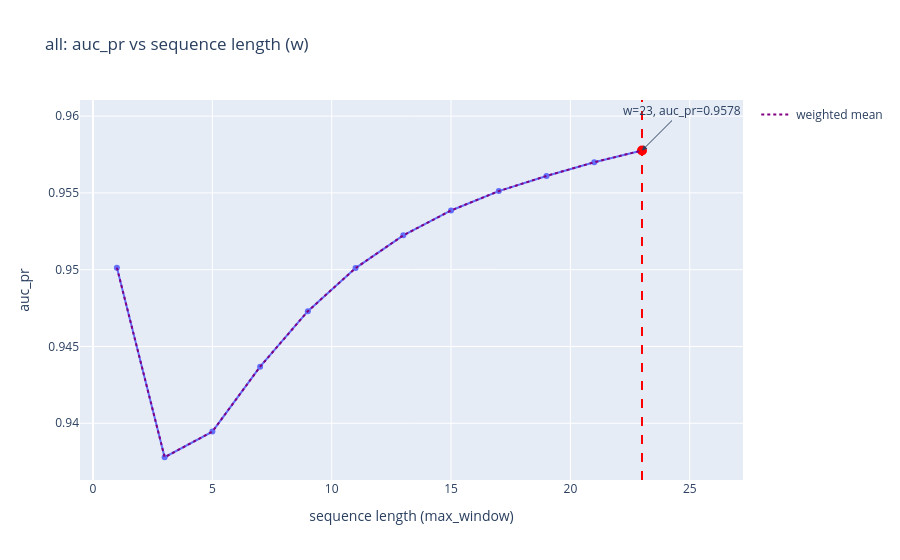
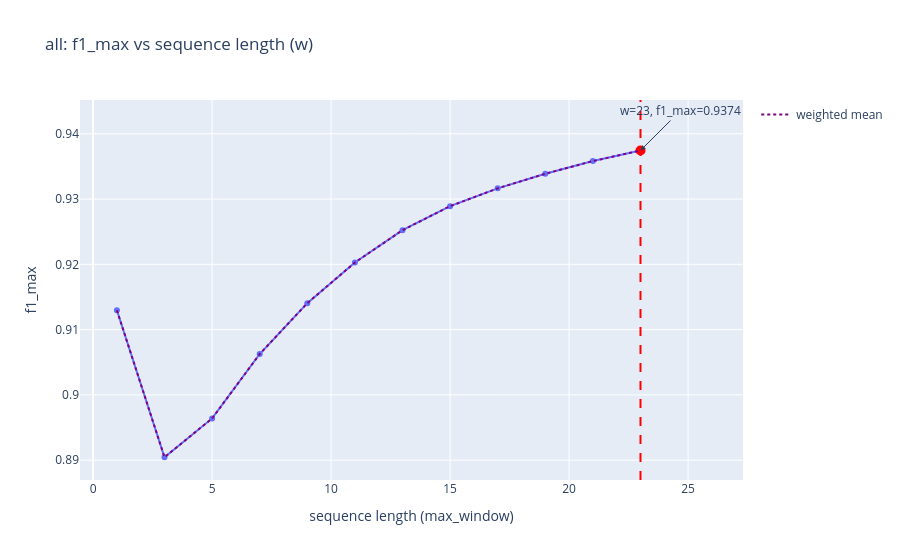
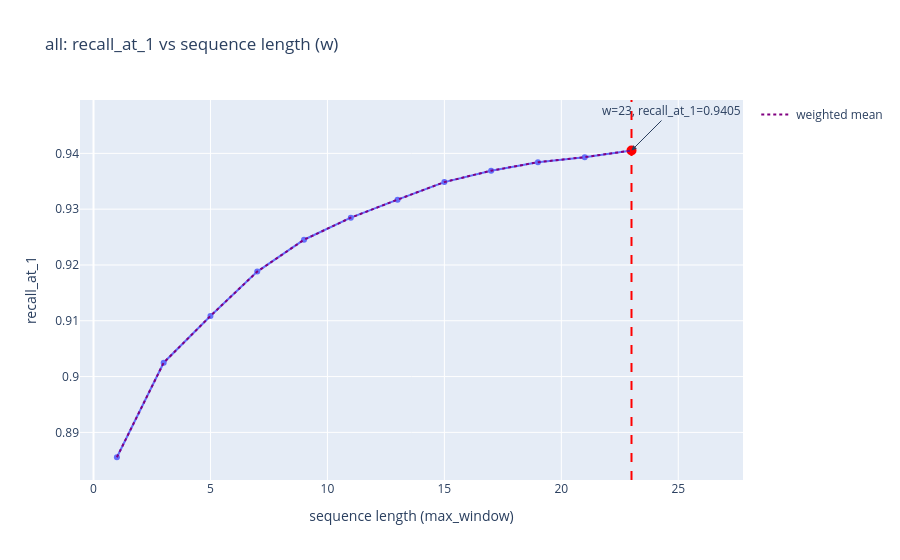
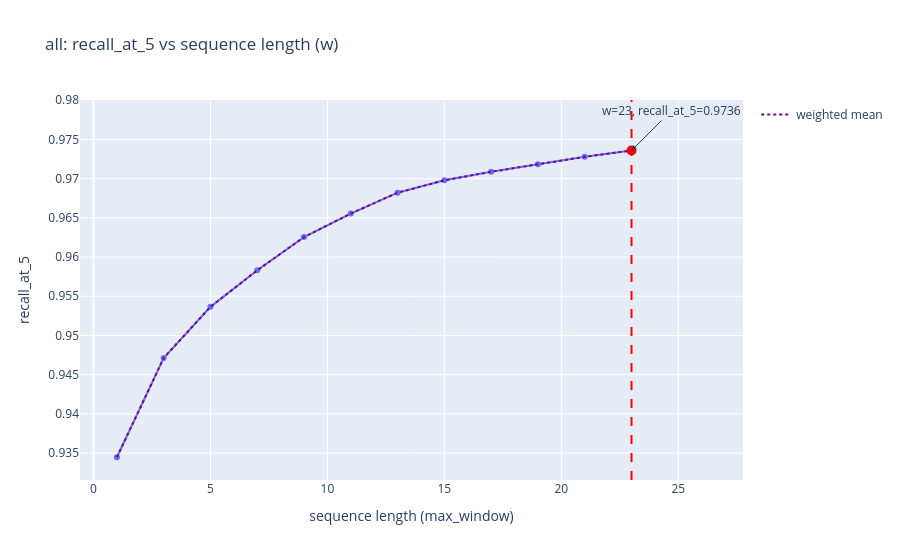

These figures' notebook cell, in order:
### Code cell
plot_metrics_vs_window_with_stats(result_df_global_std, result_df_global_std)

### Figure 1 — Plotly figure (JSON) as saved in the notebook; plotly's stock layout.template omitted (floating-point values rounded to 4 significant figures)
{"data": [{"hovertemplate": "w=%{x}<br>auc_pr=%{y}<extra></extra>", "legendgroup": "", "line": {"color": "#636efa", "dash": "solid"}, "marker": {"symbol": "circle"}, "mode": "lines+markers", "name": "", "orientation": "v", "showlegend": false, "type": "scatter", "x": [1, 3, 5, 7, 9, 11, 13, 15, 17, 19, 21, 23], "xaxis": "x", "y": [0.9501, 0.9378, 0.9395, 0.9437, 0.9473, 0.9501, 0.9522, 0.9539, 0.9551, 0.9561, 0.957, 0.9578], "yaxis": "y"}, {"marker": {"color": "red", "size": 10}, "mode": "markers", "name": "max", "showlegend": false, "type": "scatter", "x": [23], "y": [0.9578]}, {"line": {"color": "purple", "dash": "dot"}, "mode": "lines", "name": "weighted mean", "showlegend": true, "type": "scatter", "x": [1, 3, 5, 7, 9, 11, 13, 15, 17, 19, 21, 23], "y": [0.9501, 0.9378, 0.9395, 0.9437, 0.9473, 0.9501, 0.9522, 0.9539, 0.9551, 0.9561, 0.957, 0.9578]}], "layout": {"annotations": [{"arrowhead": 2, "ax": 40, "ay": -40, "showarrow": true, "text": "w=23, auc_pr=0.9578", "x": 23, "y": 0.9578}], "legend": {"tracegroupgap": 0}, "shapes": [{"line": {"color": "red", "dash": "dash"}, "type": "line", "x0": 23, "x1": 23, "xref": "x", "y0": 0, "y1": 1, "yref": "y domain"}], "title": {"text": "all: auc_pr vs sequence length (w)"}, "xaxis": {"anchor": "y", "domain": [0, 1], "title": {"text": "sequence length (max_window)"}}, "yaxis": {"anchor": "x", "domain": [0, 1], "title": {"text": "auc_pr"}}}}

### Figure 2 — Plotly figure (JSON) as saved in the notebook; plotly's stock layout.template omitted (floating-point values rounded to 4 significant figures)
{"data": [{"hovertemplate": "w=%{x}<br>f1_max=%{y}<extra></extra>", "legendgroup": "", "line": {"color": "#636efa", "dash": "solid"}, "marker": {"symbol": "circle"}, "mode": "lines+markers", "name": "", "orientation": "v", "showlegend": false, "type": "scatter", "x": [1, 3, 5, 7, 9, 11, 13, 15, 17, 19, 21, 23], "xaxis": "x", "y": [0.913, 0.8904, 0.8964, 0.9063, 0.9141, 0.9203, 0.9252, 0.9289, 0.9316, 0.9339, 0.9358, 0.9374], "yaxis": "y"}, {"marker": {"color": "red", "size": 10}, "mode": "markers", "name": "max", "showlegend": false, "type": "scatter", "x": [23], "y": [0.9374]}, {"line": {"color": "purple", "dash": "dot"}, "mode": "lines", "name": "weighted mean", "showlegend": true, "type": "scatter", "x": [1, 3, 5, 7, 9, 11, 13, 15, 17, 19, 21, 23], "y": [0.913, 0.8904, 0.8964, 0.9063, 0.9141, 0.9203, 0.9252, 0.9289, 0.9316, 0.9339, 0.9358, 0.9374]}], "layout": {"annotations": [{"arrowhead": 2, "ax": 40, "ay": -40, "showarrow": true, "text": "w=23, f1_max=0.9374", "x": 23, "y": 0.9374}], "legend": {"tracegroupgap": 0}, "shapes": [{"line": {"color": "red", "dash": "dash"}, "type": "line", "x0": 23, "x1": 23, "xref": "x", "y0": 0, "y1": 1, "yref": "y domain"}], "title": {"text": "all: f1_max vs sequence length (w)"}, "xaxis": {"anchor": "y", "domain": [0, 1], "title": {"text": "sequence length (max_window)"}}, "yaxis": {"anchor": "x", "domain": [0, 1], "title": {"text": "f1_max"}}}}

### Figure 3 — Plotly figure (JSON) as saved in the notebook; plotly's stock layout.template omitted (floating-point values rounded to 4 significant figures)
{"data": [{"hovertemplate": "w=%{x}<br>recall_at_1=%{y}<extra></extra>", "legendgroup": "", "line": {"color": "#636efa", "dash": "solid"}, "marker": {"symbol": "circle"}, "mode": "lines+markers", "name": "", "orientation": "v", "showlegend": false, "type": "scatter", "x": [1, 3, 5, 7, 9, 11, 13, 15, 17, 19, 21, 23], "xaxis": "x", "y": [0.8855, 0.9025, 0.9109, 0.9188, 0.9245, 0.9285, 0.9317, 0.9348, 0.9369, 0.9384, 0.9393, 0.9405], "yaxis": "y"}, {"marker": {"color": "red", "size": 10}, "mode": "markers", "name": "max", "showlegend": false, "type": "scatter", "x": [23], "y": [0.9405]}, {"line": {"color": "purple", "dash": "dot"}, "mode": "lines", "name": "weighted mean", "showlegend": true, "type": "scatter", "x": [1, 3, 5, 7, 9, 11, 13, 15, 17, 19, 21, 23], "y": [0.8855, 0.9025, 0.9109, 0.9188, 0.9245, 0.9285, 0.9317, 0.9348, 0.9369, 0.9384, 0.9393, 0.9405]}], "layout": {"annotations": [{"arrowhead": 2, "ax": 40, "ay": -40, "showarrow": true, "text": "w=23, recall_at_1=0.9405", "x": 23, "y": 0.9405}], "legend": {"tracegroupgap": 0}, "shapes": [{"line": {"color": "red", "dash": "dash"}, "type": "line", "x0": 23, "x1": 23, "xref": "x", "y0": 0, "y1": 1, "yref": "y domain"}], "title": {"text": "all: recall_at_1 vs sequence length (w)"}, "xaxis": {"anchor": "y", "domain": [0, 1], "title": {"text": "sequence length (max_window)"}}, "yaxis": {"anchor": "x", "domain": [0, 1], "title": {"text": "recall_at_1"}}}}

### Figure 4 — Plotly figure (JSON) as saved in the notebook; plotly's stock layout.template omitted (floating-point values rounded to 4 significant figures)
{"data": [{"hovertemplate": "w=%{x}<br>recall_at_5=%{y}<extra></extra>", "legendgroup": "", "line": {"color": "#636efa", "dash": "solid"}, "marker": {"symbol": "circle"}, "mode": "lines+markers", "name": "", "orientation": "v", "showlegend": false, "type": "scatter", "x": [1, 3, 5, 7, 9, 11, 13, 15, 17, 19, 21, 23], "xaxis": "x", "y": [0.9345, 0.9471, 0.9536, 0.9583, 0.9625, 0.9655, 0.9682, 0.9698, 0.9709, 0.9718, 0.9728, 0.9736], "yaxis": "y"}, {"marker": {"color": "red", "size": 10}, "mode": "markers", "name": "max", "showlegend": false, "type": "scatter", "x": [23], "y": [0.9736]}, {"line": {"color": "purple", "dash": "dot"}, "mode": "lines", "name": "weighted mean", "showlegend": true, "type": "scatter", "x": [1, 3, 5, 7, 9, 11, 13, 15, 17, 19, 21, 23], "y": [0.9345, 0.9471, 0.9536, 0.9583, 0.9625, 0.9655, 0.9682, 0.9698, 0.9709, 0.9718, 0.9728, 0.9736]}], "layout": {"annotations": [{"arrowhead": 2, "ax": 40, "ay": -40, "showarrow": true, "text": "w=23, recall_at_5=0.9736", "x": 23, "y": 0.9736}], "legend": {"tracegroupgap": 0}, "shapes": [{"line": {"color": "red", "dash": "dash"}, "type": "line", "x0": 23, "x1": 23, "xref": "x", "y0": 0, "y1": 1, "yref": "y domain"}], "title": {"text": "all: recall_at_5 vs sequence length (w)"}, "xaxis": {"anchor": "y", "domain": [0, 1], "title": {"text": "sequence length (max_window)"}}, "yaxis": {"anchor": "x", "domain": [0, 1], "title": {"text": "recall_at_5"}}}}
